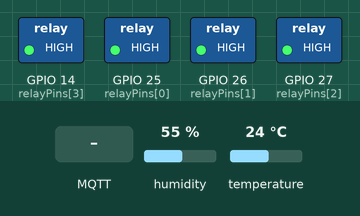
This sketch was run on a simulated ESP32. Parts: switched loads named in the sketch (green lamp = pin HIGH). Dashed ring = blinking. Inputs (shaded band) come from the test bench; at power-on: humidity 55 %, temperature 24 °C. WiFi joins after 1.5 s; servers stay silent unless stated; no MQTT or app messages arrive unless stated; what the sketch prints to the serial monitor is not drawn.

Above: at 2.7 s.
2.8 s: MQTT message "STROBE" arrives on the second subscribed topic
At 5.64 s:
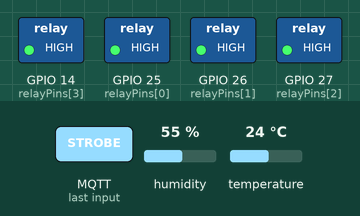
8.4 s: MQTT message "LEFT_TO_RIGHT" arrives on the second subscribed topic
At 8.62 s:
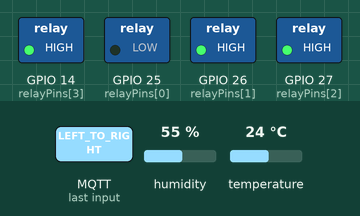
Timing chart, 0 to 16.0 s (numbered marks = the images above; inputs shaded):
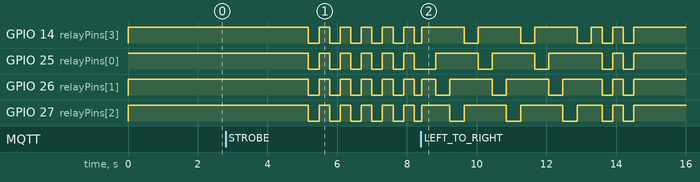

Measured:
- after the input at 2.8 s, GPIO 14 (relayPins[3]), GPIO 25 (relayPins[0]), GPIO 26 (relayPins[1]), GPIO 27 (relayPins[2]): alternates HIGH for 0.30 s and LOW for 0.30 s, starting after 2.4 s

The sketch:

arduino_code.ino
```cpp
#include <WiFi.h>
#include <WiFiClientSecure.h>
#include <PubSubClient.h>
#include <ArduinoJson.h>
#include <DHT.h>

// ==========================================
// KONSOLIDASI CONFIG WIFI
// ==========================================
const char* WIFI_SSID = "p";
const char* WIFI_PASS = "15000000";

// ==========================================
// DHT SENSOR CONFIG
// Pin data sensor terhubung ke GPIO 4
// ==========================================
#define DHTPIN 4
#define DHTTYPE DHT22   // Ganti ke DHT11 jika menggunakan modul DHT11
DHT dht(DHTPIN, DHTTYPE);

// ==========================================
// AKTUATOR RELAY CONFIG (ACTIVE LOW)
// Relay Aktif = LOW (0v)
// Relay Padam = HIGH (3.3v / 5v)
// ==========================================
#define RELAY_ACTIVE_LOW true

const int relayPins[4] = {25, 26, 27, 14};
bool relayState[4] = {false, false, false, false};

// ==========================================
// PENAMAAN TOPIC METADATA (MULTIBROKER SYNC)
// ==========================================
const char* DEVICE_ID = "esp32-ways";
const char* BASE_TOPIC = "gusliyanza/iot-multibroker";

String topicSensor       = String(BASE_TOPIC) + "/sensor";
String topicRelayStatus  = String(BASE_TOPIC) + "/relay/status";
String topicDeviceStatus = String(BASE_TOPIC) + "/device/status";
String topicModeStatus   = String(BASE_TOPIC) + "/mode/status";

String topicRelaySet     = String(BASE_TOPIC) + "/relay/+/set";
String topicModeSet      = String(BASE_TOPIC) + "/mode/set";

// ==========================================
// DETAIL DATA INTEGRASI BROKER 1: CEDALO
// ==========================================
const char* BROKER1_HOST = "pf-w6qyp6uiqe8pz7u9s7cg.cedalo.cloud";
const int   BROKER1_PORT = 8883;
const char* BROKER1_USER = "bass-web-client";
const char* BROKER1_PASS = "AsuCeleng";

// ==========================================
// DETAIL DATA INTEGRASI BROKER 2: FLESPI
// Username berisi Flespi Token Anda
// ==========================================
const char* BROKER2_HOST = "mqtt.flespi.io";
const int   BROKER2_PORT = 8883;
const char* BROKER2_USER = "R7OQ3e49w4orexrpSQfcgrSgRe8Dj4A1FLcQEqCE7ahOfsLbQFaOTuQ3WxhJzZXU";
const char* BROKER2_PASS = "";

// ==========================================
// DETAIL DATA INTEGRASI BROKER 3: SHIFTR
// ==========================================
const char* BROKER3_HOST = "wayss.cloud.shiftr.io";
const int   BROKER3_PORT = 8883;
const char* BROKER3_USER = "wayss";
const char* BROKER3_PASS = "AsuCeleng";

// ==========================================
// INSTANSIASI CLIENT SECURE & PUBSUB
// ==========================================
WiFiClientSecure secureClient1;
WiFiClientSecure secureClient2;
WiFiClientSecure secureClient3;

PubSubClient mqtt1(secureClient1);
PubSubClient mqtt2(secureClient2);
PubSubClient mqtt3(secureClient3);

// ==========================================
// PELACAK WAKTU RUNTIME CARD MULTITASKING
// ==========================================
unsigned long lastSensorPublish = 0;
unsigned long lastReconnectTry = 0;

const unsigned long SENSOR_INTERVAL = 5000;      // Kirim data DHT per 5 Detik sekali
const unsigned long RECONNECT_INTERVAL = 5000;   // Coba sambung ulang per 5 Detik jika putus

// ==========================================
// HELPER METHOD DARI HARDWARE CHIP ESP32
// ==========================================
String getChipId() {
  uint64_t chipid = ESP.getEfuseMac();
  return String((uint32_t)(chipid & 0xFFFFFFFF), HEX);
}

void mqttLoopOnly() {
  mqtt1.loop();
  mqtt2.loop();
  mqtt3.loop();
}

void setRelay(int index, bool state) {
  if (index < 0 || index > 3) return;

  relayState[index] = state;

  if (RELAY_ACTIVE_LOW) {
    digitalWrite(relayPins[index], state ? LOW : HIGH);
  } else {
    digitalWrite(relayPins[index], state ? HIGH : LOW);
  }
}

void setAllRelays(bool state) {
  for (int i = 0; i < 4; i++) {
    setRelay(i, state);
  }
}

// Mengirimkan payload yang sama ke seluruh broker yang aktif
void publishToAll(String topic, String payload, bool retained = false) {
  if (mqtt1.connected()) mqtt1.publish(topic.c_str(), payload.c_str(), retained);
  if (mqtt2.connected()) mqtt2.publish(topic.c_str(), payload.c_str(), retained);
  if (mqtt3.connected()) mqtt3.publish(topic.c_str(), payload.c_str(), retained);
}

void publishRelayStatus() {
  StaticJsonDocument<256> doc;

  doc["device_id"] = DEVICE_ID;
  doc["relay1"] = relayState[0];
  doc["relay2"] = relayState[1];
  doc["relay3"] = relayState[2];
  doc["relay4"] = relayState[3];
  doc["relay_logic"] = "ACTIVE_LOW";

  String payload;
  serializeJson(doc, payload);

  publishToAll(topicRelayStatus, payload, true);
}

void publishDeviceStatus(const char* status) {
  StaticJsonDocument<128> doc;

  doc["device_id"] = DEVICE_ID;
  doc["status"] = status;
  doc["wifi_rssi"] = WiFi.RSSI();

  String payload;
  serializeJson(doc, payload);

  publishToAll(topicDeviceStatus, payload, true);
}

void publishSensorData() {
  float temperature = dht.readTemperature();
  float humidity = dht.readHumidity();

  if (isnan(temperature) || isnan(humidity)) {
    Serial.println("Gagal membaca sensor DHT!");
    return;
  }

  StaticJsonDocument<256> doc;

  doc["device_id"] = DEVICE_ID;
  doc["temperature"] = temperature;
  doc["humidity"] = humidity;
  doc["unit_temperature"] = "C";
  doc["unit_humidity"] = "%";

  String payload;
  serializeJson(doc, payload);

  publishToAll(topicSensor, payload, false);

  Serial.println("Publish data sensor ke Multi-Broker:");
  Serial.println(payload);
}

// ==========================================
// ANIMASI VARIATION LOGIC RUNNING
// ==========================================
void runLeftToRightMode() {
  Serial.println("Mode ANIMASI: LEFT_TO_RIGHT Berjalan...");

  publishToAll(topicModeStatus, "{\"mode\":\"LEFT_TO_RIGHT\",\"status\":\"running\"}", false);

  for (int repeat = 0; repeat < 3; repeat++) {
    for (int i = 0; i < 4; i++) {
      setAllRelays(false);
      setRelay(i, true);
      publishRelayStatus();

      unsigned long startDelay = millis();
      while (millis() - startDelay < 400) {
        mqttLoopOnly();
        delay(10);
      }
    }
  }

  setAllRelays(false);
  publishRelayStatus();
  publishToAll(topicModeStatus, "{\"mode\":\"LEFT_TO_RIGHT\",\"status\":\"finished\"}", false);
}

void runStrobeMode() {
  Serial.println("Mode ANIMASI: STROBE Berjalan...");

  publishToAll(topicModeStatus, "{\"mode\":\"STROBE\",\"status\":\"running\"}", false);

  for (int i = 0; i < 8; i++) {
    setAllRelays(true);
    publishRelayStatus();

    unsigned long startOn = millis();
    while (millis() - startOn < 300) {
      mqttLoopOnly();
      delay(10);
    }

    setAllRelays(false);
    publishRelayStatus();

    unsigned long startOff = millis();
    while (millis() - startOff < 300) {
      mqttLoopOnly();
      delay(10);
    }
  }

  publishToAll(topicModeStatus, "{\"mode\":\"STROBE\",\"status\":\"finished\"}", false);
}

// ==========================================
// PENERIMA DAN PEMROSES PESAN INCOMING MQTT
// ==========================================
void handleMqttMessage(String brokerName, char* topic, byte* payload, unsigned int length) {
  String topicStr = String(topic);
  String message = "";

  for (unsigned int i = 0; i < length; i++) {
    message += (char)payload[i];
  }

  message.trim();

  Serial.println("⚡================================");
  Serial.println("Broker Masuk  : " + brokerName);
  Serial.println("Topic Target  : " + topicStr);
  Serial.println("Isi Payload   : " + message);
  Serial.println("==================================");

  // MEMPROSES VARIATION MODE COMMAND
  if (topicStr.endsWith("/mode/set")) {
    String mode = message;

    StaticJsonDocument<128> doc;
    DeserializationError error = deserializeJson(doc, message);

    if (!error && doc["mode"]) {
      mode = doc["mode"].as<String>();
    }

    mode.toUpperCase();

    if (mode == "STROBE") {
      runStrobeMode();
    } else if (mode == "LEFT_TO_RIGHT" || mode == "LEFT_RIGHT") {
      runLeftToRightMode();
    }

    return;
  }

  // MEMPROSES MANUAL RELAY KONTROL
  if (topicStr.indexOf("/relay/") >= 0 && topicStr.endsWith("/set")) {
    String stateCommand = message;
    String target = "";

    StaticJsonDocument<256> doc;
    DeserializationError error = deserializeJson(doc, message);

    if (!error) {
      if (doc["state"]) {
        stateCommand = doc["state"].as<String>();
      }
      if (doc["target"]) {
        target = doc["target"].as<String>();
      }
    }

    stateCommand.toUpperCase();

    bool targetState = false;

    if (stateCommand == "ON") {
      targetState = true;
    } else if (stateCommand == "OFF") {
      targetState = false;
    } else {
      Serial.println("Perintah relay tidak valid!");
      return;
    }

    if (topicStr.indexOf("/relay/all/set") >= 0 || target == "all") {
      setAllRelays(targetState);
    } else if (topicStr.indexOf("/relay/1/set") >= 0 || target == "relay1") {
      setRelay(0, targetState);
    } else if (topicStr.indexOf("/relay/2/set") >= 0 || target == "relay2") {
      setRelay(1, targetState);
    } else if (topicStr.indexOf("/relay/3/set") >= 0 || target == "relay3") {
      setRelay(2, targetState);
    } else if (topicStr.indexOf("/relay/4/set") >= 0 || target == "relay4") {
      setRelay(3, targetState);
    }

    publishRelayStatus();
  }
}

// Callback Listener Masing-masing Broker
void callbackBroker1(char* topic, byte* payload, unsigned int length) {
  handleMqttMessage("Cedalo", topic, payload, length);
}

void callbackBroker2(char* topic, byte* payload, unsigned int length) {
  handleMqttMessage("Flespi", topic, payload, length);
}

void callbackBroker3(char* topic, byte* payload, unsigned int length) {
  handleMqttMessage("Shiftr", topic, payload, length);
}

// ==========================================
// MQTT PROTOCOL SETUP & CONNECT METHODS
// ==========================================
void subscribeTopics(PubSubClient& client) {
  client.subscribe(topicRelaySet.c_str());
  client.subscribe(topicModeSet.c_str());
}

bool connectBroker(
  PubSubClient& client,
  const char* brokerLabel,
  const char* username,
  const char* password,
  String clientId
) {
  if (client.connected()) {
    return true;
  }

  Serial.print("Mencoba hubung ke ");
  Serial.println(brokerLabel);

  bool connected;

  if (strlen(username) > 0) {
    connected = client.connect(
      clientId.c_str(),
      username,
      password,
      topicDeviceStatus.c_str(),
      1,
      true,
      "{\"status\":\"offline\"}"
    );
  } else {
    connected = client.connect(
      clientId.c_str(),
      topicDeviceStatus.c_str(),
      1,
      true,
      "{\"status\":\"offline\"}"
    );
  }

  if (connected) {
    Serial.print("✓ ");
    Serial.print(brokerLabel);
    Serial.println(" ONLINE!");

    subscribeTopics(client);
    publishDeviceStatus("online");
    publishRelayStatus();

    return true;
  } else {
    Serial.print("✗ ");
    Serial.print(brokerLabel);
    Serial.print(" GAGAL, kode_error=");
    Serial.println(client.state());

    return false;
  }
}

void reconnectAllMqtt() {
  if (millis() - lastReconnectTry < RECONNECT_INTERVAL) {
    return;
  }

  lastReconnectTry = millis();

  String chipId = getChipId();

  connectBroker(
    mqtt1,
    "Cedalo",
    BROKER1_USER,
    BROKER1_PASS,
    "gzza_esp32_cedalo_" + chipId
  );

  connectBroker(
    mqtt2,
    "Flespi",
    BROKER2_USER,
    BROKER2_PASS,
    "gzza_esp32_flespi_" + chipId
  );

  connectBroker(
    mqtt3,
    "Shiftr",
    BROKER3_USER,
    BROKER3_PASS,
    "gzza_esp32_shiftr_" + chipId
  );
}

// ==========================================
// INITIAL SETUP INVENT
// ==========================================
void setup() {
  Serial.begin(115200);

  dht.begin();

  for (int i = 0; i < 4; i++) {
    pinMode(relayPins[i], OUTPUT);
    setRelay(i, false);
  }

  WiFi.begin(WIFI_SSID, WIFI_PASS);

  Serial.print("Connecting WiFi");
  while (WiFi.status() != WL_CONNECTED) {
    delay(500);
    Serial.print(".");
  }

  Serial.println();
  Serial.println("✓ WiFi Terhubung!");
  Serial.print("IP Address ESP32: ");
  Serial.println(WiFi.localIP());

  // Mematikan verifikasi sertifikat root CA (instant out-of-the-box trial)
  secureClient1.setInsecure();
  secureClient2.setInsecure();
  secureClient3.setInsecure();

  mqtt1.setServer(BROKER1_HOST, BROKER1_PORT);
  mqtt2.setServer(BROKER2_HOST, BROKER2_PORT);
  mqtt3.setServer(BROKER3_HOST, BROKER3_PORT);

  mqtt1.setCallback(callbackBroker1);
  mqtt2.setCallback(callbackBroker2);
  mqtt3.setCallback(callbackBroker3);

  mqtt1.setBufferSize(512);
  mqtt2.setBufferSize(512);
  mqtt3.setBufferSize(512);

  reconnectAllMqtt();
}

// ==========================================
// MAIN LOOP ENGINE
// ==========================================
void loop() {
  if (WiFi.status() != WL_CONNECTED) {
    Serial.println("WiFi terputus! Menyambung ulang...");
    WiFi.reconnect();
    delay(1000);
    return;
  }

  reconnectAllMqtt();

  mqtt1.loop();
  mqtt2.loop();
  mqtt3.loop();

  // Multi-tasking data sensor teratur tanpa delay blocking
  if (millis() - lastSensorPublish >= SENSOR_INTERVAL) {
    lastSensorPublish = millis();
    publishSensorData();
    publishRelayStatus();
  }
}
```
